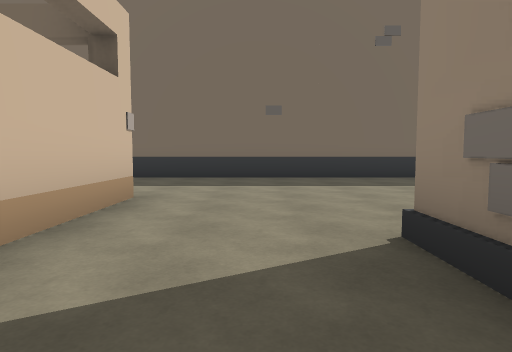
View 1 (above)

24 first-person views from a walk through a 3-D level made in the Unity game engine. The camera is 1.2 m above the floor, tilts 4° down and sees 75° across. The floor is counted in squares, 2 m on a side. Each view is taken from the middle of a square. On the plan, view 1 faces up. The plan holds only what a view shows up to about 10 squares ahead; the rest is blank. The place goes on beyond the plan.

View 2
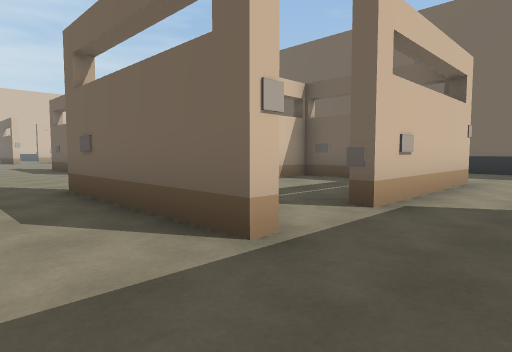

View 3
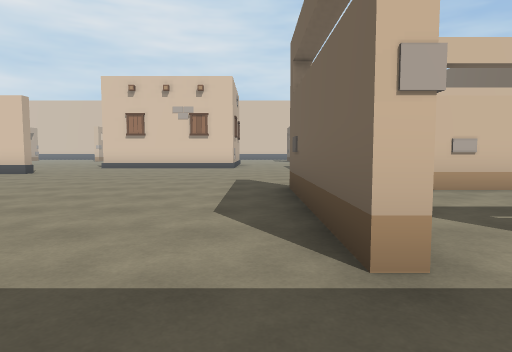

View 4
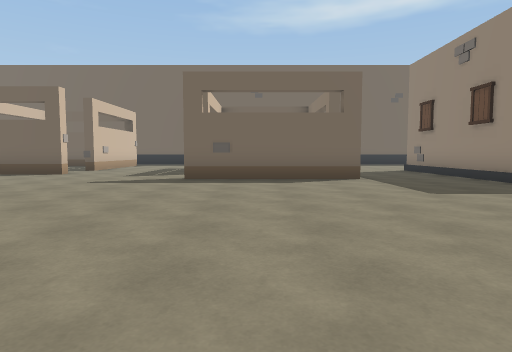

View 5
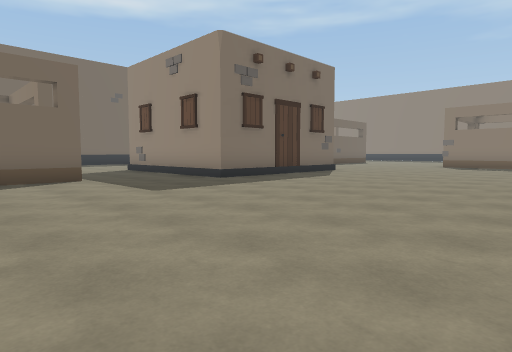

View 6
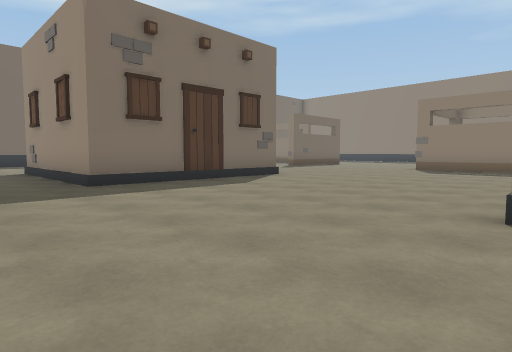

View 7
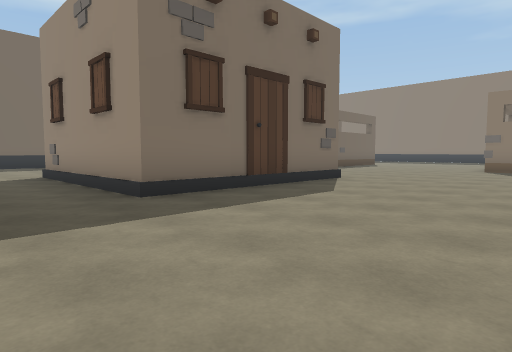

View 8
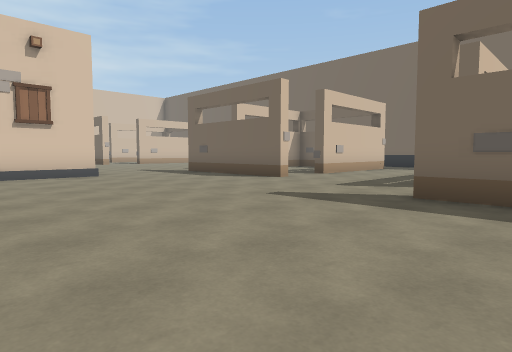

View 9
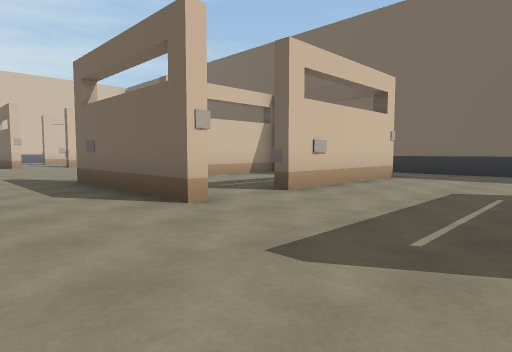

View 10
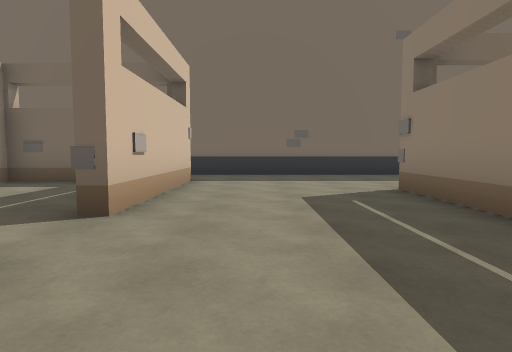

View 11
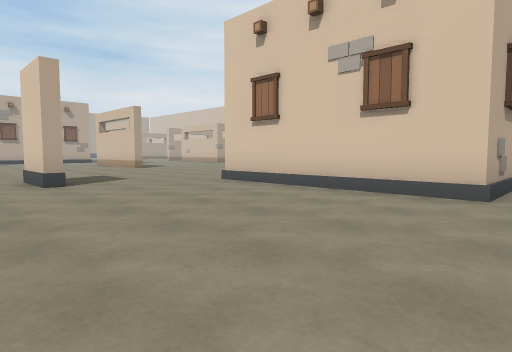

View 12
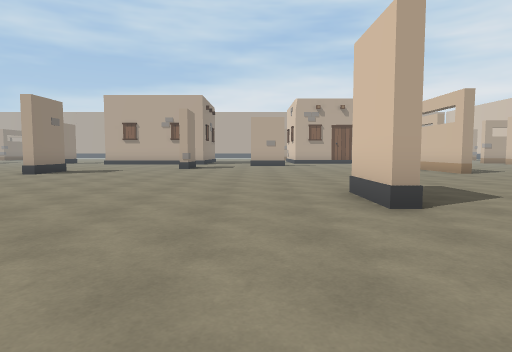

View 13
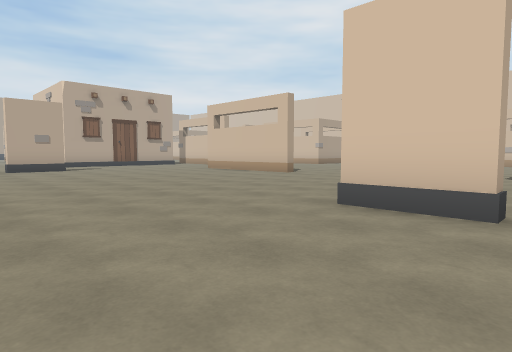

View 14
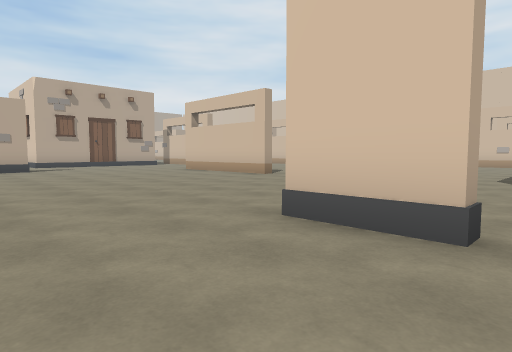

View 15
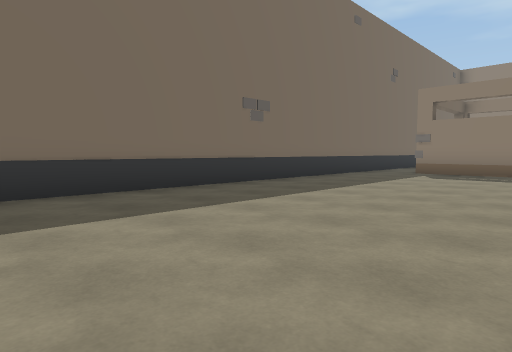

View 16
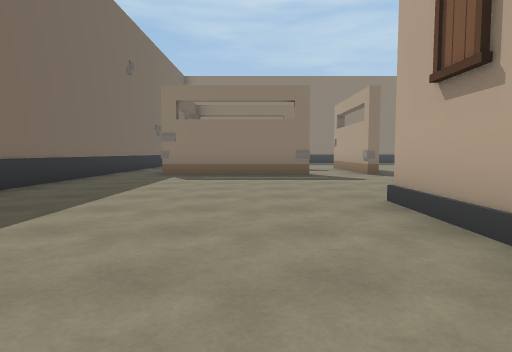

View 17
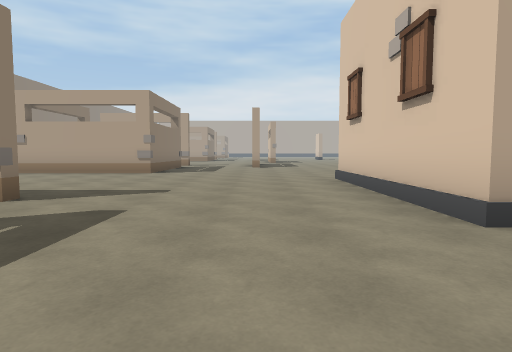

View 18
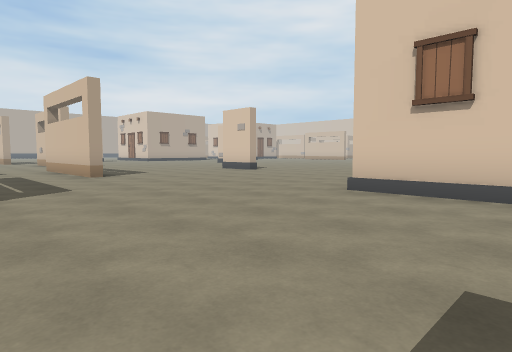

View 19
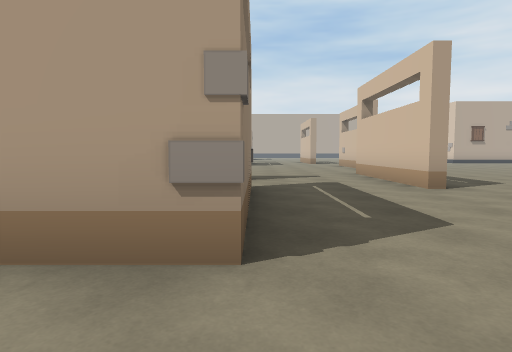

View 20
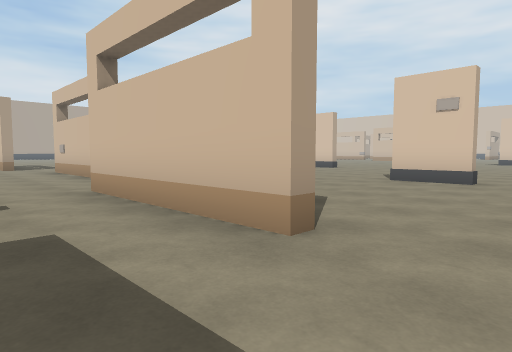

View 21
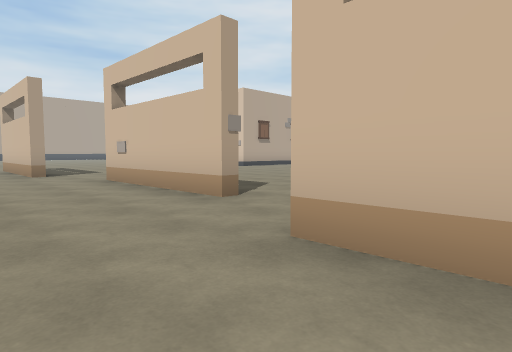

View 22
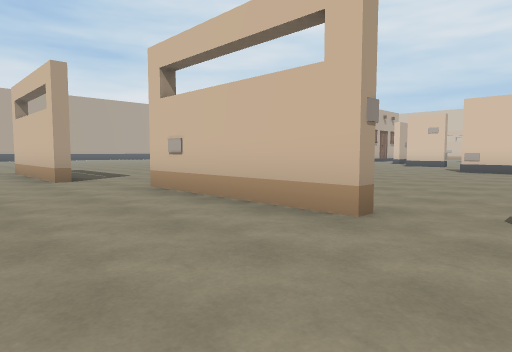

View 23
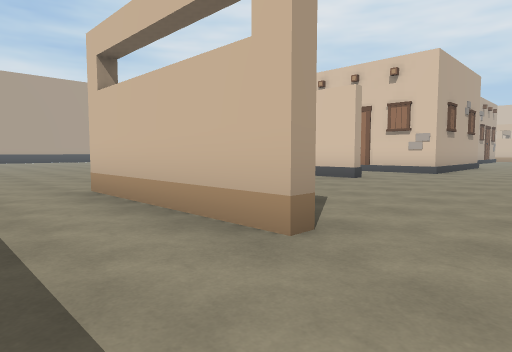

View 24
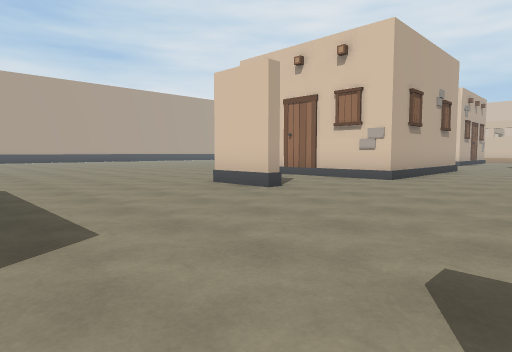

### Floor plan
Key: @ floor where view 1 was taken; # wall or solid block; . floor; O other object.
Columns run from 13 left of view 1 to 12 right of it. Each row starts with its distance up from view 1.
  8    #######################
  7    ......  ...............
  6 O###.....  .............O
  5 #..#.....  .............#
  4 #..#...#####............#
  3  ..O...#...#............
  2  ..O...#...#..#  ###.....
  1    .... ...O..O    #....O
  0 O###.........@#    #......
 -1 ........O###..#    #......
 -2 ..............#    #......
 -3 O.........................
 -4 #.........................
 -5 #.......................O
 -6 #.......................#
 -7 #.......................#
 -8 #.......................
 -9 ...#...........#.....#..O
-10 ...#......     #.....#...
-11 ...........   ...... #...
-12 ...........   ...... #...
-13 ............     ........
-14 ........................
-15 ...........O........#...
-16 .......     ........#...
-17  ......      ...... #...
-18   .....         ..  O..
-19    ...          ........
-20     ##    ..............
-21          ............#..
-22          ####........#..
-23              ..#.....#..
-24              ..#.... #.
-25                ..... ..
-26                ..... ..
-27                ........
-28                ........
-29                 .......
-30                  .. ..

Positions as (right, up) in squares from view 1, and headings:
1: (0, 0), facing up
2: (0, -3), facing up-left
3: (0, -2), facing left
4: (-4, -9), facing up
5: (-4, -9), facing up-right
6: (-1, -9), facing up-right
7: (-1, -7), facing up-right
8: (-4, -6), facing up-left
9: (-6, -2), facing up-left
10: (-8, -1), facing up
11: (-8, -2), facing down-left
12: (-8, -5), facing down
13: (-6, -8), facing down-left
14: (-7, -8), facing down-left
15: (1, 3), facing up-right
16: (2, 4), facing right
17: (8, 5), facing down
18: (11, 0), facing down-left
19: (11, -3), facing down
20: (10, -7), facing down-left
21: (10, -11), facing down-left
22: (10, -13), facing down-left
23: (10, -19), facing down-left
24: (7, -19), facing down-left
